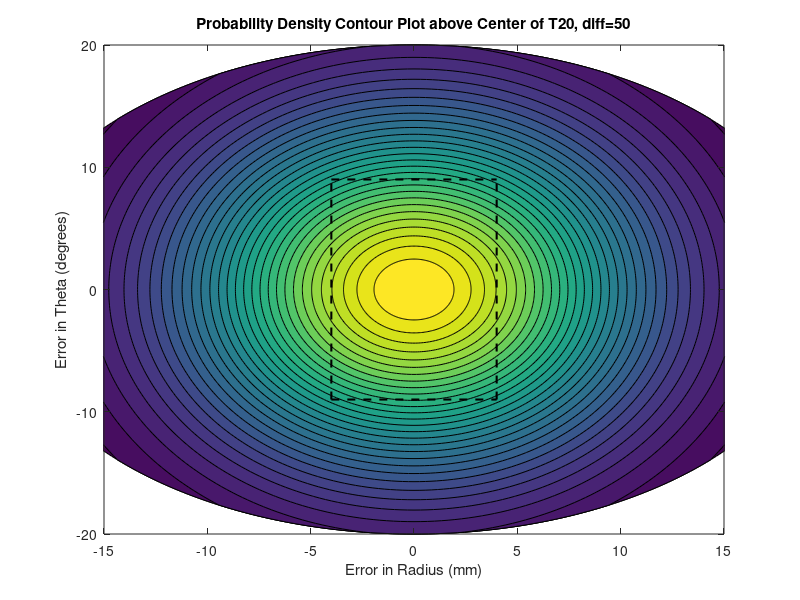

Write MATLAB code to recreate this figure.
% Define polar coordinates in degrees
[R, Theta] = meshgrid(0:.2:20, -180:180);

% Transform polar coordinates to Cartesian
X = R .* cosd(Theta);
Y = R .* sind(Theta);

% Parameters when difficulty = 50
u1 = 0;
u2 = 0;
s1 = 7.7; %std of radius
s2 = 9.9; %std of theta

% Get normal distribution values
Z = 1/(2*pi*s1*s2) * exp(-0.5*((X-u1).^2 / s1^2 + (Y-u2).^2 / s2^2));

% Plot
figure(1)
contourf(X, Y, Z, 30)
xlabel('Error in Radius (mm)')
ylabel('Error in Theta (degrees)')
title('Probability Density Contour Plot above Center of T20, diff=50')
xlim([-15 15])
ylim([-20 20])
hold on

% Plot boundaries
plot([-4 -4], [-9 9], 'k--', 'LineWidth', 1.5)  % Left boundary (radius = -4)
plot([4 4], [-9 9], 'k--', 'LineWidth', 1.5)    % Right boundary (radius = 4)
plot([-4 4], [9 9], 'k--', 'LineWidth', 1.5)    % Upper boundary (theta = 9)
plot([-4 4], [-9 -9], 'k--', 'LineWidth', 1.5)  % Lower boundary (theta = -9)
hold off